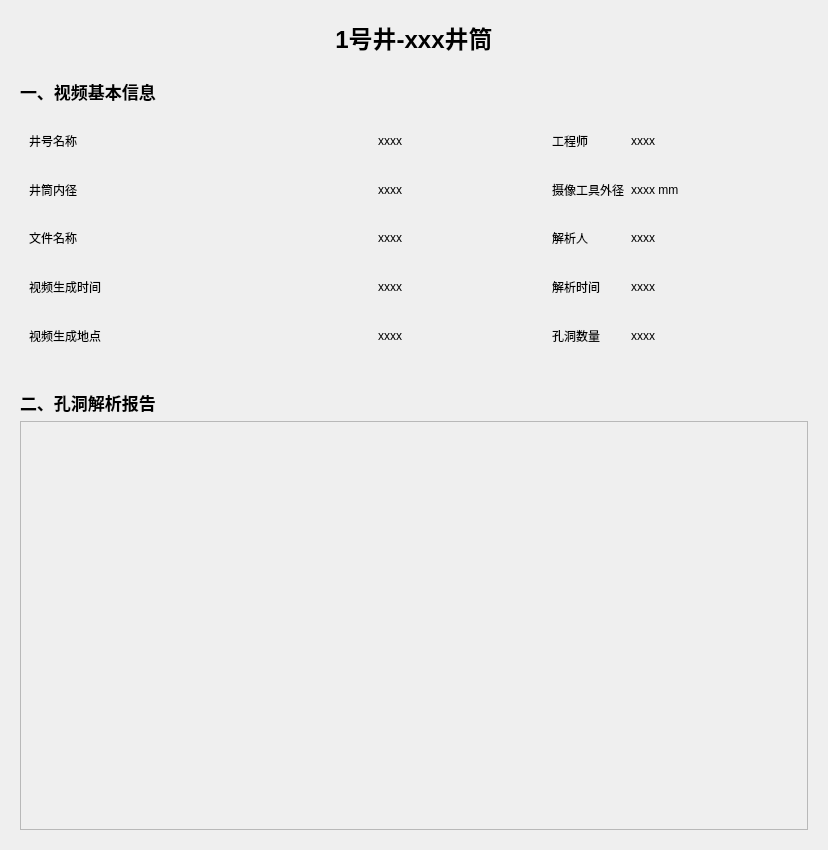
<?xml version="1.0" encoding="UTF-8"?>
<ui version="4.0">
 <class>Form</class>
 <widget class="QWidget" name="Form">
  <property name="geometry">
   <rect>
    <x>0</x>
    <y>0</y>
    <width>828</width>
    <height>850</height>
   </rect>
  </property>
  <property name="windowTitle">
   <string>-gen_report</string>
  </property>
  <layout class="QVBoxLayout" name="verticalLayout" stretch="0,40,60">
   <item>
    <widget class="QWidget" name="widget" native="true">
     <layout class="QHBoxLayout" name="horizontalLayout">
      <item>
       <widget class="QLabel" name="label_report_title_3">
        <property name="sizePolicy">
         <sizepolicy hsizetype="Preferred" vsizetype="Fixed">
          <horstretch>0</horstretch>
          <verstretch>0</verstretch>
         </sizepolicy>
        </property>
        <property name="styleSheet">
         <string notr="true">font:bold 18pt;</string>
        </property>
        <property name="text">
         <string>1号井-xxx井筒</string>
        </property>
        <property name="alignment">
         <set>Qt::AlignCenter</set>
        </property>
       </widget>
      </item>
     </layout>
    </widget>
   </item>
   <item>
    <widget class="QWidget" name="widget_4" native="true">
     <layout class="QVBoxLayout" name="verticalLayout_3">
      <item>
       <widget class="QLabel" name="label_report_title_1">
        <property name="sizePolicy">
         <sizepolicy hsizetype="Preferred" vsizetype="Fixed">
          <horstretch>0</horstretch>
          <verstretch>0</verstretch>
         </sizepolicy>
        </property>
        <property name="styleSheet">
         <string notr="true">font:bold 13pt;</string>
        </property>
        <property name="text">
         <string>一、视频基本信息</string>
        </property>
       </widget>
      </item>
      <item>
       <widget class="QWidget" name="widget_3" native="true">
        <layout class="QGridLayout" name="gridLayout_3">
         <item row="2" column="3">
          <widget class="QLabel" name="lab_cam_outer_radius">
           <property name="text">
            <string>摄像工具外径</string>
           </property>
          </widget>
         </item>
         <item row="1" column="2">
          <widget class="QLabel" name="lab_well_name_display">
           <property name="styleSheet">
            <string notr="true">color: rgb(0, 0, 0);
font:10pt &quot;宋体&quot;;</string>
           </property>
           <property name="text">
            <string>xxxx</string>
           </property>
          </widget>
         </item>
         <item row="4" column="0" colspan="2">
          <widget class="QLabel" name="lab_vid_gen_time">
           <property name="text">
            <string>视频生成时间</string>
           </property>
          </widget>
         </item>
         <item row="2" column="0">
          <widget class="QLabel" name="lab_well_inner_radius">
           <property name="text">
            <string>井筒内径</string>
           </property>
          </widget>
         </item>
         <item row="1" column="0" colspan="2">
          <widget class="QLabel" name="lab_well_name">
           <property name="text">
            <string>井号名称</string>
           </property>
          </widget>
         </item>
         <item row="5" column="0" colspan="2">
          <widget class="QLabel" name="lab_vid_gen_place">
           <property name="text">
            <string>视频生成地点</string>
           </property>
          </widget>
         </item>
         <item row="1" column="3">
          <widget class="QLabel" name="lab_engineer">
           <property name="text">
            <string>工程师</string>
           </property>
          </widget>
         </item>
         <item row="1" column="4">
          <widget class="QLabel" name="lab_engineer_display">
           <property name="styleSheet">
            <string notr="true">color: rgb(0, 0, 0);
font:10pt &quot;宋体&quot;;</string>
           </property>
           <property name="text">
            <string>xxxx</string>
           </property>
          </widget>
         </item>
         <item row="3" column="0">
          <widget class="QLabel" name="lab_file_name">
           <property name="text">
            <string>文件名称</string>
           </property>
          </widget>
         </item>
         <item row="2" column="2">
          <widget class="QLabel" name="lab_well_inner_radius_display">
           <property name="styleSheet">
            <string notr="true">color: rgb(0, 0, 0);
font:10pt &quot;宋体&quot;;</string>
           </property>
           <property name="text">
            <string>xxxx</string>
           </property>
          </widget>
         </item>
         <item row="3" column="2">
          <widget class="QLabel" name="lab_file_name_display">
           <property name="styleSheet">
            <string notr="true">color: rgb(0, 0, 0);
font:10pt &quot;宋体&quot;;</string>
           </property>
           <property name="text">
            <string>xxxx</string>
           </property>
          </widget>
         </item>
         <item row="4" column="2">
          <widget class="QLabel" name="lab_vid_gen_time_display">
           <property name="styleSheet">
            <string notr="true">color: rgb(0, 0, 0);
font:10pt &quot;宋体&quot;;</string>
           </property>
           <property name="text">
            <string>xxxx</string>
           </property>
          </widget>
         </item>
         <item row="5" column="2">
          <widget class="QLabel" name="lab_vid_gen_place_display">
           <property name="styleSheet">
            <string notr="true">color: rgb(0, 0, 0);
font:10pt &quot;宋体&quot;;</string>
           </property>
           <property name="text">
            <string>xxxx</string>
           </property>
          </widget>
         </item>
         <item row="2" column="4">
          <widget class="QLabel" name="lab_cam_outer_radius_display">
           <property name="styleSheet">
            <string notr="true">color: rgb(0, 0, 0);
font:10pt &quot;宋体&quot;;</string>
           </property>
           <property name="text">
            <string>xxxx mm</string>
           </property>
          </widget>
         </item>
         <item row="3" column="4">
          <widget class="QLabel" name="lab_analyser_display">
           <property name="styleSheet">
            <string notr="true">color: rgb(0, 0, 0);
font:10pt &quot;宋体&quot;;</string>
           </property>
           <property name="text">
            <string>xxxx</string>
           </property>
          </widget>
         </item>
         <item row="4" column="4">
          <widget class="QLabel" name="lab_analysis_time_display">
           <property name="styleSheet">
            <string notr="true">color: rgb(0, 0, 0);
font:10pt &quot;宋体&quot;;</string>
           </property>
           <property name="text">
            <string>xxxx</string>
           </property>
          </widget>
         </item>
         <item row="5" column="4">
          <widget class="QLabel" name="lab_hole_count_display">
           <property name="styleSheet">
            <string notr="true">color: rgb(0, 0, 0);
font:10pt &quot;宋体&quot;;</string>
           </property>
           <property name="text">
            <string>xxxx</string>
           </property>
          </widget>
         </item>
         <item row="5" column="3">
          <widget class="QLabel" name="lab_hole_count">
           <property name="text">
            <string>孔洞数量</string>
           </property>
          </widget>
         </item>
         <item row="4" column="3">
          <widget class="QLabel" name="lab_analysis_time">
           <property name="sizePolicy">
            <sizepolicy hsizetype="Fixed" vsizetype="Preferred">
             <horstretch>0</horstretch>
             <verstretch>0</verstretch>
            </sizepolicy>
           </property>
           <property name="text">
            <string>解析时间</string>
           </property>
          </widget>
         </item>
         <item row="3" column="3">
          <widget class="QLabel" name="lab_analyser">
           <property name="sizePolicy">
            <sizepolicy hsizetype="Fixed" vsizetype="Preferred">
             <horstretch>0</horstretch>
             <verstretch>0</verstretch>
            </sizepolicy>
           </property>
           <property name="text">
            <string>解析人</string>
           </property>
          </widget>
         </item>
        </layout>
       </widget>
      </item>
     </layout>
    </widget>
   </item>
   <item>
    <widget class="QWidget" name="widget_5" native="true">
     <layout class="QVBoxLayout" name="verticalLayout_2">
      <item>
       <widget class="QLabel" name="label_report_title_2">
        <property name="styleSheet">
         <string notr="true">font:bold 13pt;</string>
        </property>
        <property name="text">
         <string>二、孔洞解析报告</string>
        </property>
       </widget>
      </item>
      <item>
       <widget class="QScrollArea" name="scrollArea">
        <property name="widgetResizable">
         <bool>true</bool>
        </property>
        <widget class="QWidget" name="scrollAreaWidgetContents">
         <property name="geometry">
          <rect>
           <x>0</x>
           <y>0</y>
           <width>782</width>
           <height>413</height>
          </rect>
         </property>
        </widget>
       </widget>
      </item>
     </layout>
    </widget>
   </item>
  </layout>
 </widget>
 <resources/>
 <connections/>
</ui>
